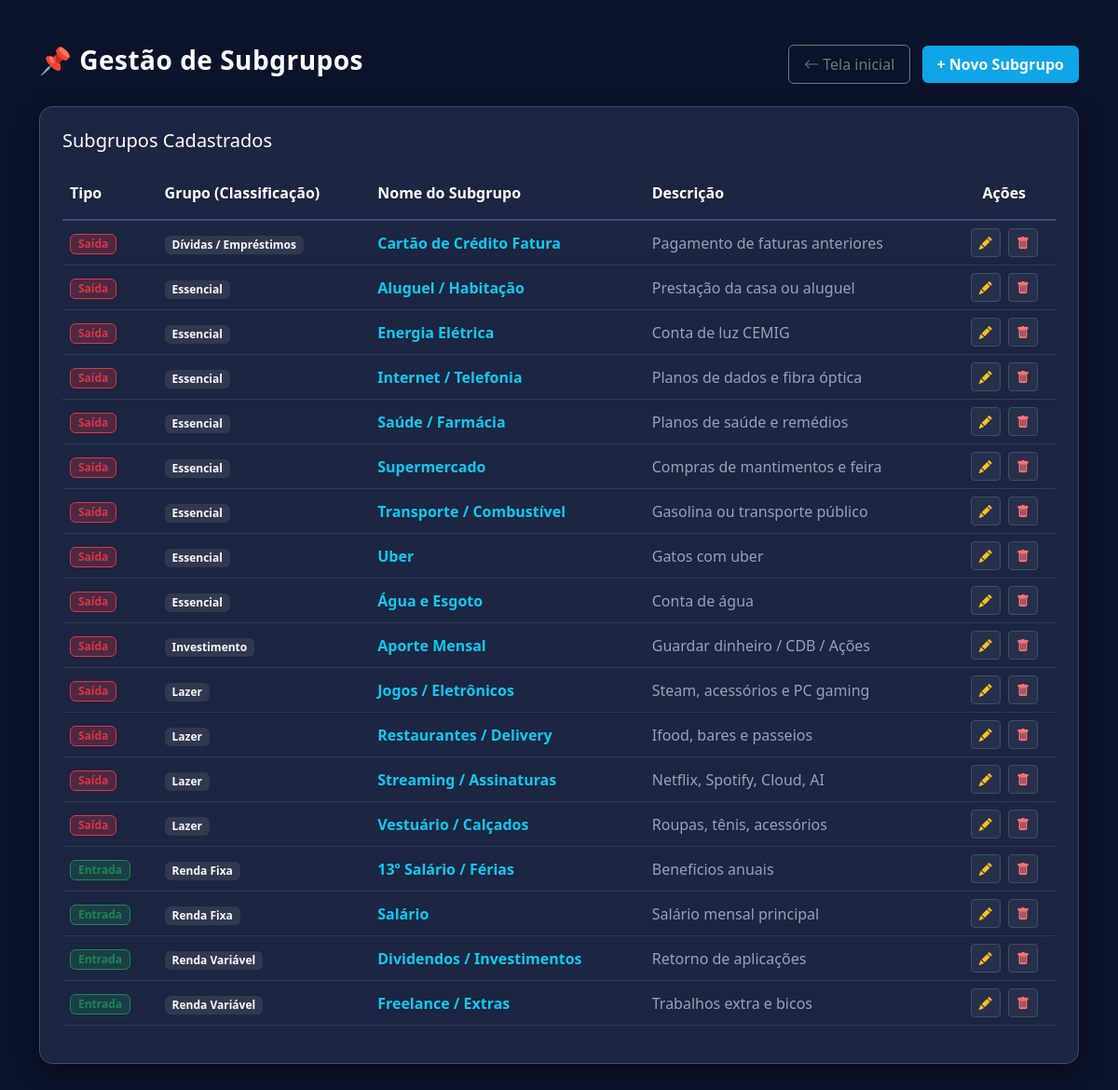
Before: /subgrupos/index.php with the older database file.
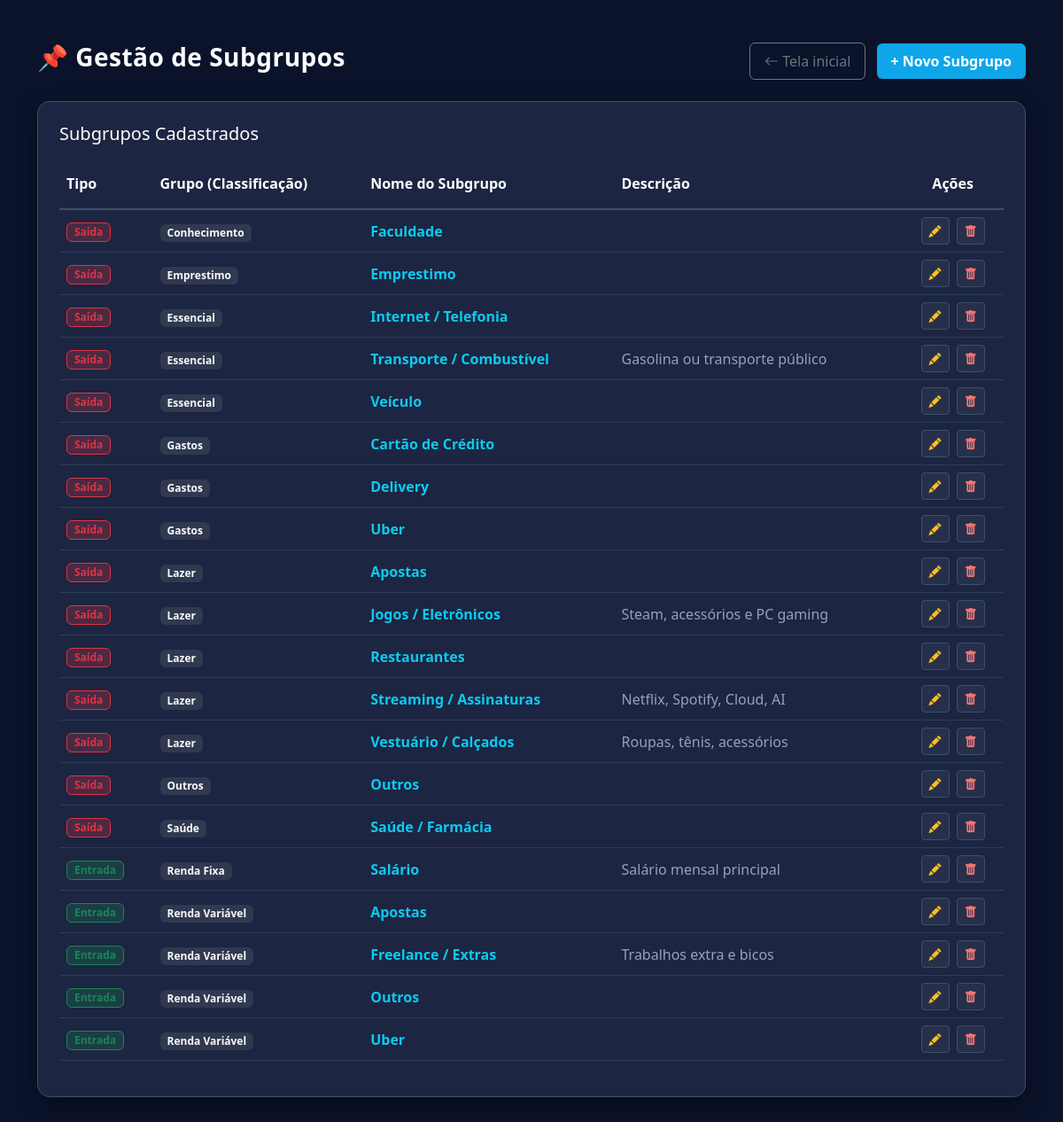
After: the same page with the newer database file.
### tables this page shows
CREATE TABLE subgrupos (
        id INTEGER PRIMARY KEY AUTOINCREMENT,
        tipo TEXT NOT NULL,
        grupo TEXT,
        nome TEXT NOT NULL,
        descricao TEXT
    );

### subgrupos/index.php (the view, shortened to what this page needs)
<?php
include '../db/conexao.php';
$subgrupos = [];
try {
    $stmt = $pdo->query("SELECT * FROM subgrupos ORDER BY tipo DESC, grupo ASC, nome ASC");
    $subgrupos = $stmt->fetchAll(PDO::FETCH_ASSOC);
} catch (Exception $e) {
    $mensagem = "<div class='alert alert-danger bg-dark text-danger border-danger mt-3'>Erro: " . $e->getMessage() . "</div>";
}
?>
<!DOCTYPE html>
<html lang="pt-BR">
<head>
    <link href="https://cdn.jsdelivr.net/npm/bootstrap@5.3.0/dist/css/bootstrap.min.css" rel="stylesheet">
    <link rel="stylesheet" href="https://cdn.jsdelivr.net/npm/bootstrap-icons@1.10.5/font/bootstrap-icons.css">
</head>
<body>
    <div class="container mt-5 mb-5">
        <div class="row align-items-center mb-4">
            <div class="col-md-6">
                <h2 class="navbar-brand fs-3">📌 Gestão de Subgrupos</h2>
            </div>
            <div class="col-md-6 text-md-end mt-3 mt-md-0">
                <a href="../view/dashboard.php" class="btn btn-outline-secondary me-2 px-3 py-2 shadow-sm">
                    <i class="bi bi-arrow-left"></i> Tela inicial
                </a>
                <a href="novo_subgrupo.php" class="btn btn-info-custom px-3 py-2 shadow-sm">+ Novo Subgrupo</a>
            </div>
        </div>
        <div class="card card-custom p-4">
            <h4 class="mb-3 fs-5 text-white">Subgrupos Cadastrados</h4>
            <div class="table-responsive">
                <table class="table align-middle">
                    <thead>
                        <tr style="border-bottom: 2px solid #3a506b;">
                            <th class="py-3 text-white">Tipo</th>
                            <th class="py-3 text-white">Grupo (Classificação)</th>
                            <th class="py-3 text-white">Nome do Subgrupo</th>
                            <th class="py-3 text-white">Descrição</th>
                            <th class="text-center py-3 text-white">Ações</th>
                        </tr>
                    </thead>
                    <tbody>
                        <?php if (count($subgrupos) > 0): ?>
                            <?php foreach ($subgrupos as $s): ?>
                                <tr>
                                    <td>
                                        <?php if ($s['tipo'] == 'Entrada'): ?>
                                            <span
                                                class="badge bg-success bg-opacity-25 text-success border border-success px-2 py-1">Entrada</span>
                                        <?php else: ?>
                                            <span
                                                class="badge bg-danger bg-opacity-25 text-danger border border-danger px-2 py-1">Saída</span>
                                        <?php endif; ?>
                                    </td>
                                    <td><span
                                            class="badge bg-secondary bg-opacity-25 text-light px-2 py-1"><?php echo htmlspecialchars($s['grupo'] ?? ''); ?></span>
                                    </td>
                                    <td class="fw-bold text-info"><?php echo htmlspecialchars($s['nome'] ?? ''); ?></td>
                                    <td class="texto-auxiliar"><?php echo htmlspecialchars($s['descricao'] ?? ''); ?></td>
                                    <td class="text-center">
                                        <a href="editar_subgrupo.php?id=<?php echo $s['id']; ?>"
                                            class="btn btn-sm btn-action-edit me-1" title="Editar">
                                            <i class="bi bi-pencil-fill"></i>
                                        </a>
                                        <a href="index.php?deletar=<?php echo $s['id']; ?>" class="btn btn-sm btn-action-delete"
                                            title="Apagar"
                                            onclick="return confirm('Tem a certeza de que quer apagar este subgrupo, Uai?');">
                                            <i class="bi bi-trash-fill"></i>
                                        </a>
                                    </td>
                                </tr>
                            <?php endforeach; ?>
                        <?php endif; ?>
                    </tbody>
                </table>
            </div>
        </div>
    </div>
</body>
</html>

Changed rows visible on the page:
removed subgrupos: tipo "Saída", grupo "Essencial", nome "Aluguel / Habitação", descricao "Prestação da casa ou aluguel"
removed subgrupos: tipo "Saída", grupo "Essencial", nome "Energia Elétrica", descricao "Conta de luz CEMIG"
removed subgrupos: tipo "Saída", grupo "Essencial", nome "Supermercado", descricao "Compras de mantimentos e feira"
removed subgrupos: tipo "Saída", grupo "Essencial", nome "Água e Esgoto", descricao "Conta de água"
removed subgrupos: tipo "Saída", grupo "Investimento", nome "Aporte Mensal", descricao "Guardar dinheiro / CDB / Ações"
removed subgrupos: tipo "Entrada", grupo "Renda Fixa", nome "13º Salário / Férias", descricao "Benefícios anuais"
removed subgrupos: tipo "Entrada", grupo "Renda Variável", nome "Dividendos / Investimentos", descricao "Retorno de aplicações"
added subgrupos: tipo "Saída", grupo "Conhecimento", nome "Faculdade"
added subgrupos: tipo "Saída", grupo "Emprestimo", nome "Emprestimo"
changed subgrupos "Internet / Telefonia": descricao "Planos de dados e fibra óptica" → (not shown); moves up the list
shown differently, row unchanged: subgrupos "Transporte / Combustível": moves up the list
added subgrupos: tipo "Saída", grupo "Essencial", nome "Veículo"
changed subgrupos: grupo "Dívidas / Empréstimos" → "Gastos"; nome "Cartão de Crédito Fatura" → "Cartão de Crédito"; descricao "Pagamento de faturas anteriores" → (not shown)
added subgrupos: tipo "Saída", grupo "Gastos", nome "Delivery"
changed subgrupos (number 8 of 20 on the later page): grupo "Essencial" → "Gastos"; descricao "Gatos com uber" → (not shown)
added subgrupos: tipo "Saída", grupo "Lazer", nome "Apostas"
changed subgrupos: nome "Restaurantes / Delivery" → "Restaurantes"; descricao "Ifood, bares e passeios" → (not shown)
added subgrupos: tipo "Saída", grupo "Outros", nome "Outros"
changed subgrupos "Saúde / Farmácia": grupo "Essencial" → "Saúde"; descricao "Planos de saúde e remédios" → (not shown); moves down the list
added subgrupos: tipo "Entrada", grupo "Renda Variável", nome "Apostas"
added subgrupos: tipo "Entrada", grupo "Renda Variável", nome "Outros"
added subgrupos: tipo "Entrada", grupo "Renda Variável", nome "Uber"
